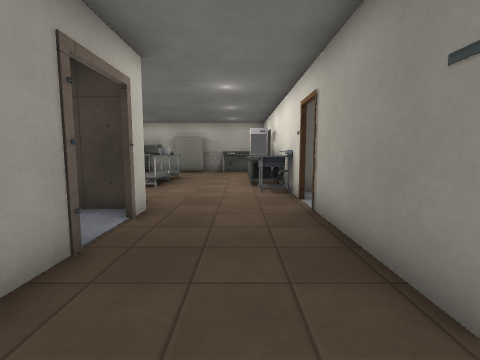
View 1 (above)

24 first-person views from a walk through a 3-D level made in the Godot game engine. The camera is 1.3 m above the floor, tilts 6° down and sees 85° across. The floor is counted in squares, 1 m on a side. Each view is taken from the middle of a square. On the plan, view 1 faces up. The plan holds only what a view shows up to about 13 squares ahead; the rest is blank. Door leaves are left out where a doorway can be walked through. Some surface patterns are stand-ins.

View 2
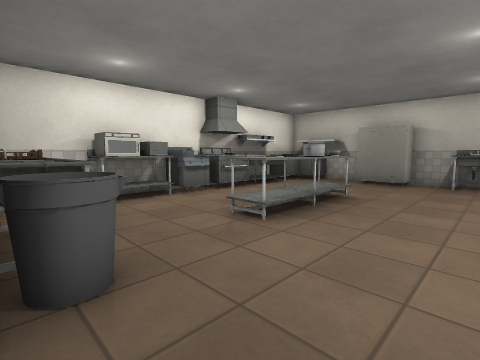

View 3
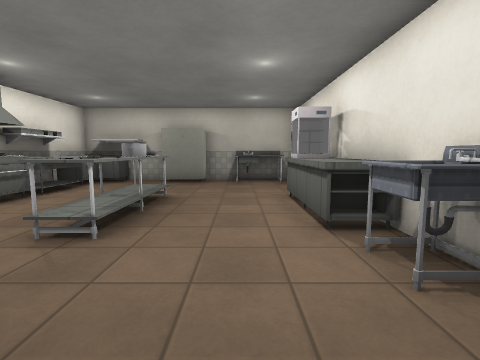

View 4
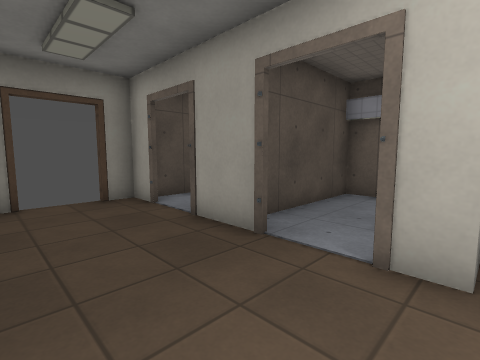

View 5
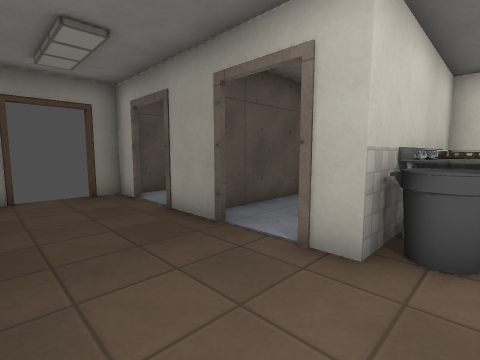

View 6
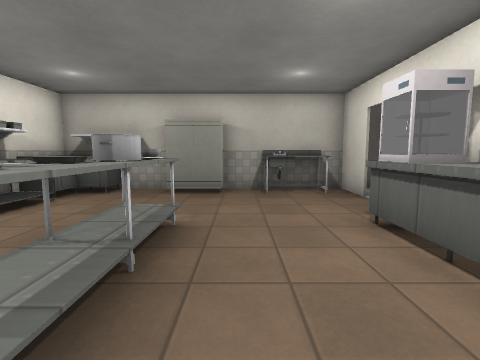

View 7
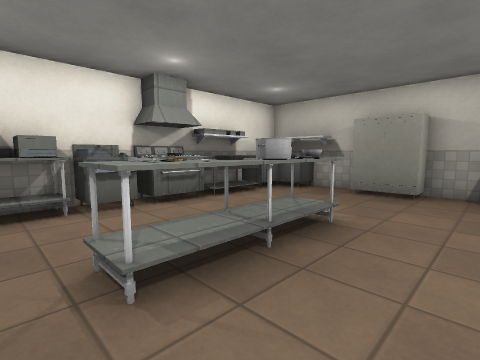

View 8
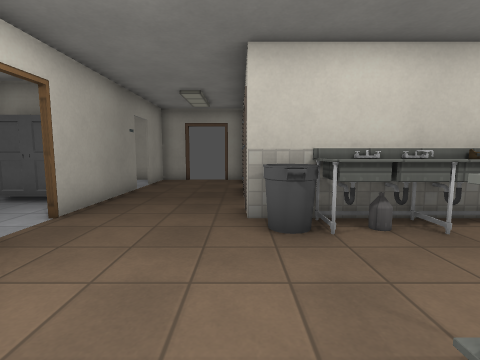

View 9
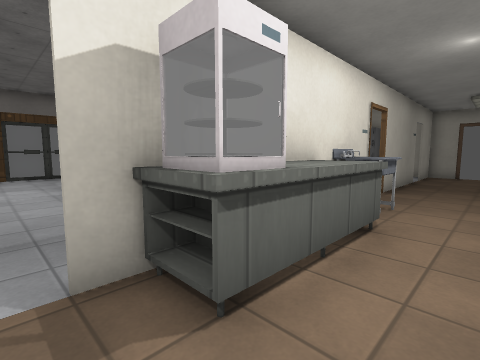

View 10
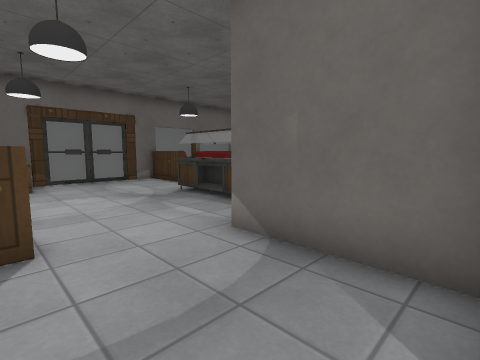

View 11
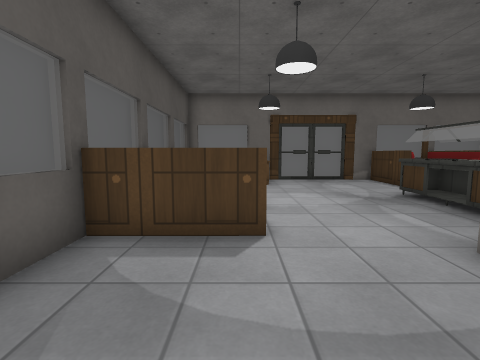

View 12
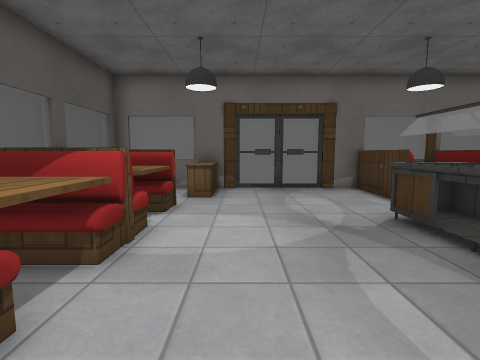

View 13
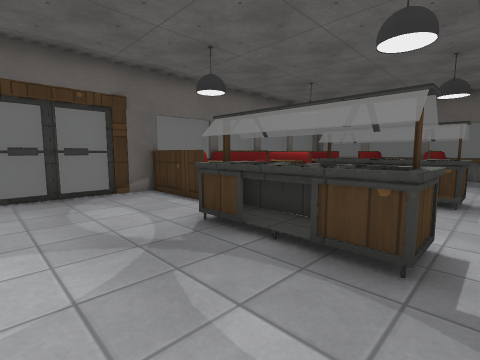

View 14
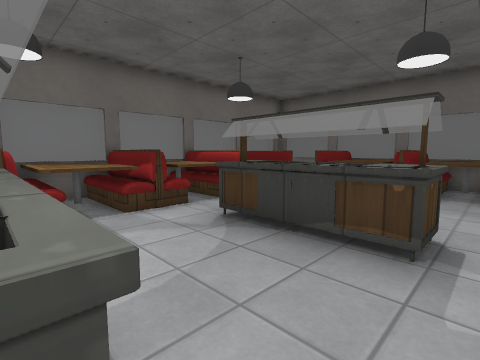

View 15
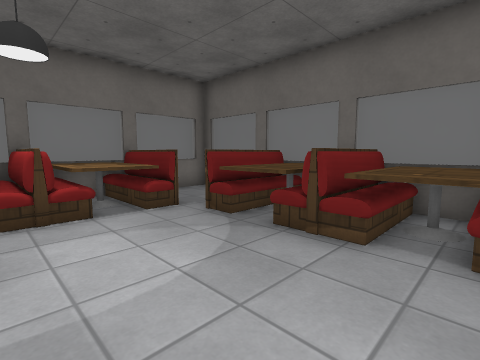

View 16
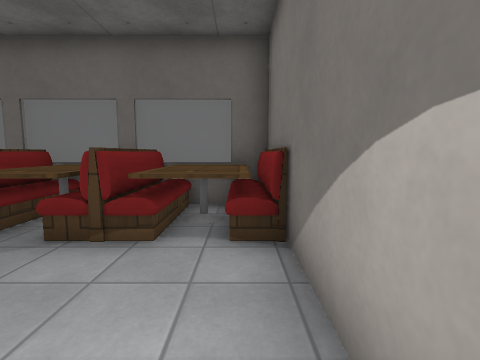

View 17
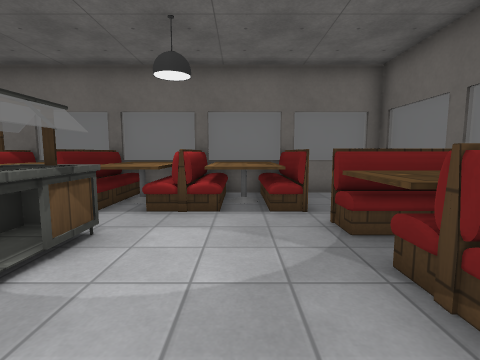

View 18
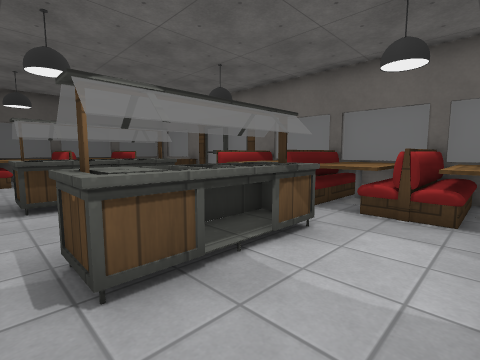

View 19
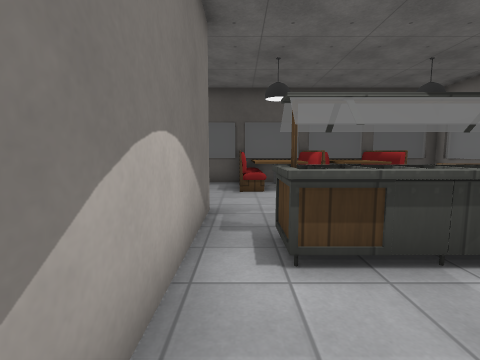

View 20
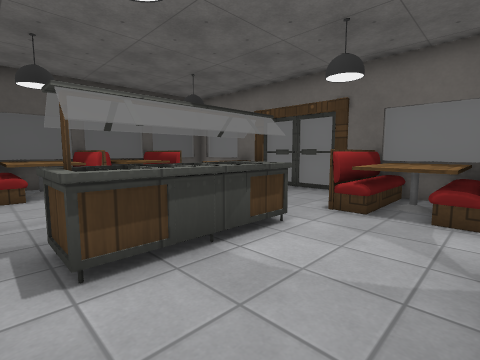

View 21
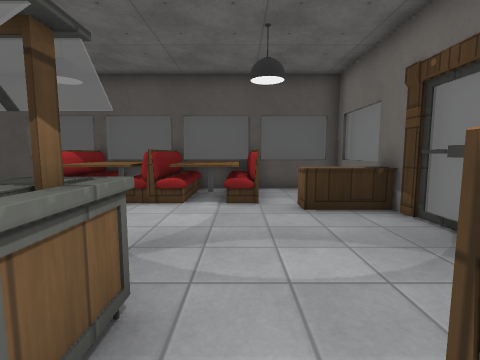

View 22
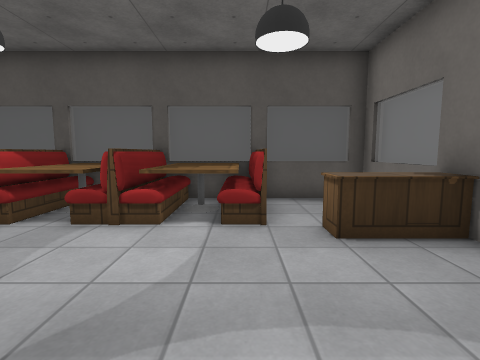

View 23
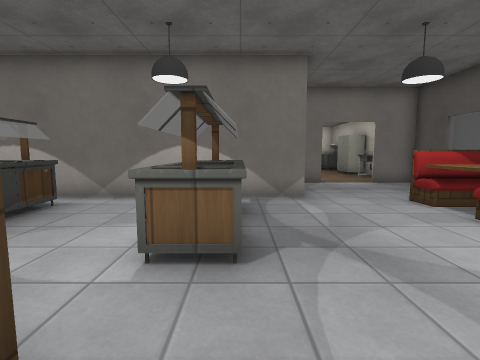

View 24
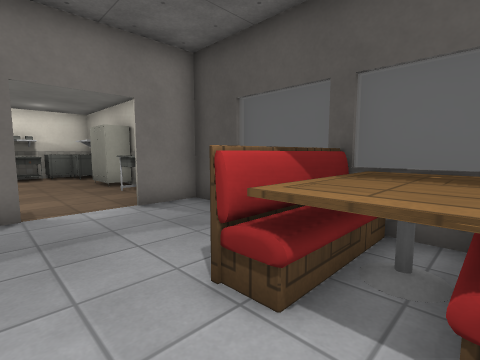

### Floor plan
Points are (right, up) in squares from view 1. A wall is a line through its corners. A room is listed if a view was taken in it or the views show most of it. See-through windows are left out.
Room 1 (views 1, 2, 3, 4, 5, 6, 7, 8, 9, 10, 11)
walls: (-7.2, 9.5) (-7.2, 8.2); (-3.5, 5.9) (-2.1, 5.9) (-2.1, 5); (-8.3, 8.5) (-8.3, 5.9) (-5.4, 5.9); (1.7, 7.1) (1.7, 14.5); (-8.3, 15.5) (-8.3, 13.4); (1.7, 16.6) (1.7, 18.5); (-2.1, 3.5) (-2.1, 1.4); (-4.6, 18.4) (-8.4, 18.4); (2, 18.4) (-2.6, 18.4); (1.7, 1.6) (1.7, 6); (-2.1, -0.1) (-2.1, -1.5) (-1.3, -1.5); (0.4, -1.5) (3, -1.5); (1.7, -1.5) (1.7, 0.5)
ways out: opening at (2, 15.5) to room 2; door at (-2, 4.5) to room 3; opening at (2, 1); door at (-2, 0.5); door at (-0.7, -1.7); door at (2, 6.5)
objects: other object (-8, 10) to (-7, 10); other object (-8, 11) to (-7, 11); oven (-8, 12) to (-7, 13); shelf (-8, 16); table (-8, 17) to (-7, 18); crate (-7, 6) to (-6, 7); table (-7, 14) to (-7, 16); shelf (-7, 18) to (-6, 18); sink (-5, 6) to (-4, 7); table (-4, 10) to (-3, 11); pot (-4, 12) to (-3, 12); bowl (-4, 13) to (-3, 13); fridge (-4, 18) to (-3, 18); bin (-3, 7); sink (-1, 18) to (1, 18); other object (1, 9); table (1, 10) to (1, 14)
Room 2 (views 12, 13, 14, 15, 16, 17, 18, 19, 20, 21, 22, 23, 24)
walls: (9.9, 9.8) (6.6, 9.8) (6.6, 11) (9.9, 11) (9.9, 9.8); (7.6, 9.9) (7.6, 11); (8.7, 10.9) (6.6, 10.9); (9.3, 10.9) (8.9, 10.9); (7, 9.9) (7, 10.9); (10.1, 11) (10.1, 9.8); (8.7, 5.4) (9.7, 5.4); (8.1, 5.4) (8.6, 5.4); (10.2, 5.3) (6.8, 5.3) (6.8, 6.5) (10.2, 6.5); (7.5, 5.4) (7.9, 5.4); (6.6, 5.3) (6.6, 6.5); (2, 12.9) (5.3, 12.9) (5.3, 1.5); (1.8, 14.5) (1.8, 13.7); (5.3, -0.4) (5.3, -1.5) (14.5, -1.5) (14.5, 18.5); (6.1, -1.7) (14.1, -1.7); (14.2, 18.8) (3.4, 18.8); (14.8, -1.2) (14.8, 18.4) (2, 18.4); (1.8, 18.5) (1.8, 16.6)
low walls: (14.5, 14.8) (12.4, 14.8) (12.4, 15.6)
ways out: opening at (2, 15.5) to room 1; door at (15, 12.5)
objects: table (6, -1) to (8, 1); table (6, 16) to (8, 18); table (9, -1) to (11, 1); table (9, 16) to (11, 18); table (12, 2) to (14, 4); table (12, 5) to (14, 6); table (12, 7) to (14, 10)
Room 3 (no view inside)
walls: (-7, 3.6) (-7, 2.7) (-2.9, 2.7); (-2.5, 5.8) (-3.5, 5.8)
ways out: door at (-2, 4.5) to room 1

Positions as (right, up) in squares from view 1, and headings:
1: (0, 0), facing up
2: (0, 6), facing up-left
3: (-1, 6), facing up
4: (1, 6), facing down-left
5: (1, 7), facing down-left
6: (-2, 9), facing up
7: (-1, 9), facing up-left
8: (-2, 11), facing down
9: (-1, 15), facing down-right
10: (2, 16), facing down-right
11: (2, 16), facing right
12: (5, 14), facing right
13: (6, 14), facing down-right
14: (6, 10), facing down-right
15: (6, 5), facing down-right
16: (6, 5), facing down
17: (6, 3), facing right
18: (6, 3), facing up-right
19: (6, 7), facing up
20: (6, 7), facing up-right
21: (11, 9), facing up
22: (11, 11), facing up
23: (13, 11), facing left
24: (8, 14), facing up-left
